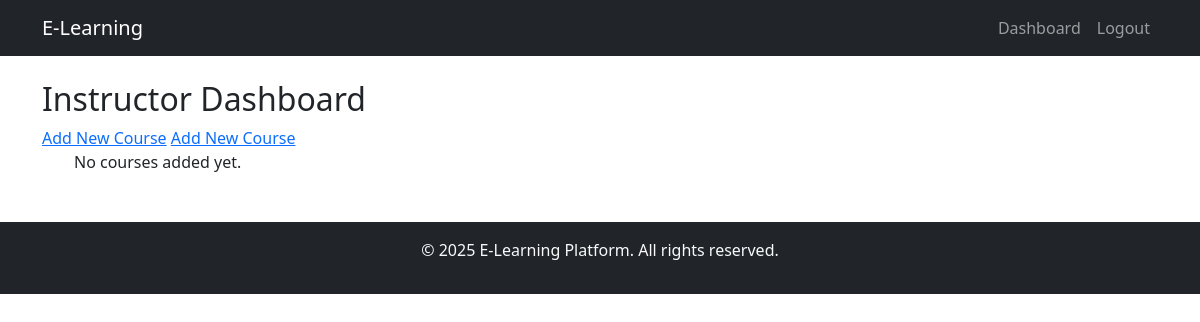
Before: /courses/instructor/ (signed in) with the older database file.
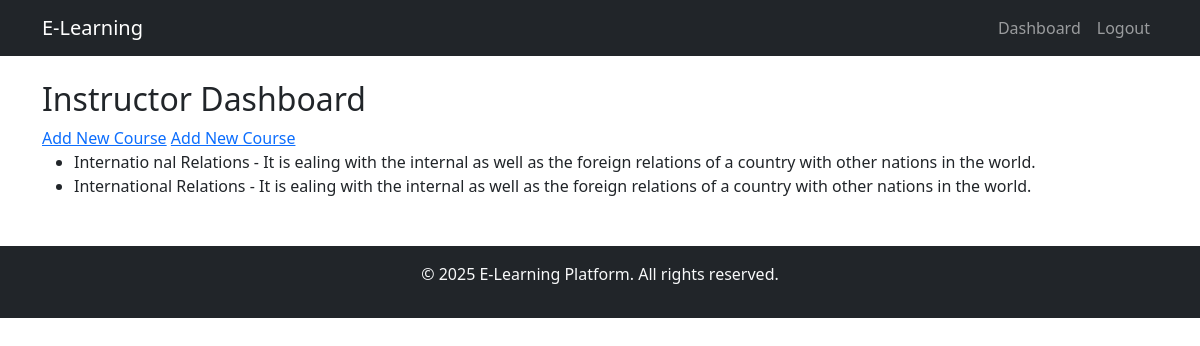
After: the same page with the newer database file.
### courses/models.py (models this page shows, shortened)
class Course(models.Model):
    title = models.CharField(max_length=255)
    description = models.TextField()
    instructor = models.ForeignKey(User, on_delete=models.CASCADE, null=True, blank=True, limit_choices_to={'role': 'instructor'})
    created_at = models.DateTimeField(auto_now_add=True)

### courses/views.py (the view)
# urls.py: path("instructor/", instructor_dashboard, name="instructor_dashboard"),
@login_required
def instructor_dashboard(request):
    if request.user.role != 'instructor':
        return redirect('home')
    courses = Course.objects.filter(instructor=request.user)
    return render(request, 'courses/instructor_dashboard.html', {'courses': courses})

### courses/templates/courses/instructor_dashboard.html
{% extends 'base.html' %}
{% block content %}
<h2>Instructor Dashboard</h2>
<a href="{% url 'add_course' %}">Add New Course</a>
<a href="{% url 'add_course' %}">Add New Course</a>
<ul>
    {% for course in courses %}
        <li>{{ course.title }} - {{ course.description }}</li>
    {% empty %}
        <p>No courses added yet.</p>
    {% endfor %}
</ul>
{% endblock %}

### elearning/templates/base.html (shortened to what this page needs)
<!DOCTYPE html>
<html lang="en">
<head>
    <link rel="stylesheet" href="https://cdn.jsdelivr.net/npm/bootstrap@5.3.0/dist/css/bootstrap.min.css">
</head>
<body>
    <nav class="navbar navbar-expand-lg navbar-dark bg-dark">
        <div class="container">
            <a class="navbar-brand" href="{% url 'home' %}">E-Learning</a>
            <div class="collapse navbar-collapse" id="navbarNav">
                <ul class="navbar-nav ms-auto">
                    {% if user.is_authenticated %}
                        <li class="nav-item">
                            <a class="nav-link" href="{% url 'users:dashboard_redirect' %}">Dashboard</a>
                        </li>
                        <li class="nav-item">
                            <a class="nav-link" href="{% url 'users:logout' %}">Logout</a>
                        </li>
                    {% endif %}
                </ul>
            </div>
        </div>
    </nav>
    <div class="container mt-4">
        {% block content %}
        {% endblock %}
    </div>
    <footer class="bg-dark text-light text-center py-3 mt-5">
        <p>&copy; 2025 E-Learning Platform. All rights reserved.</p>
    </footer>
</body>
</html>

Changed rows visible on the page:
added Course: title "Internatio nal Relations", description "It is ealing with the internal as well as the foreign relations of a country with other nations in the world."
added Course: title "International Relations", description "It is ealing with the internal as well as the foreign relations of a country with other nations in the world."
Other visible differences:
text no longer shown: "No courses added yet."
